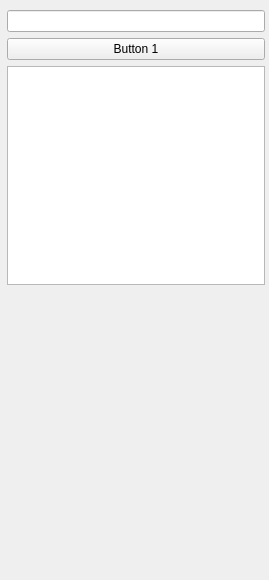
<?xml version="1.0" encoding="UTF-8"?>
<ui version="4.0">
 <class>Form</class>
 <widget class="QWidget" name="Form">
  <property name="geometry">
   <rect>
    <x>0</x>
    <y>0</y>
    <width>269</width>
    <height>580</height>
   </rect>
  </property>
  <property name="windowTitle">
   <string>Form</string>
  </property>
  <widget class="QSplitter" name="splitter">
   <property name="geometry">
    <rect>
     <x>7</x>
     <y>10</y>
     <width>258</width>
     <height>275</height>
    </rect>
   </property>
   <property name="orientation">
    <enum>Qt::Vertical</enum>
   </property>
   <widget class="QWidget" name="layoutWidget">
    <layout class="QVBoxLayout" name="verticalLayout">
     <item>
      <widget class="QLineEdit" name="input"/>
     </item>
     <item>
      <widget class="QPushButton" name="btn1">
       <property name="text">
        <string>Button 1</string>
       </property>
      </widget>
     </item>
     <item>
      <widget class="QTextEdit" name="output"/>
     </item>
    </layout>
   </widget>
  </widget>
 </widget>
 <resources/>
 <connections/>
</ui>
